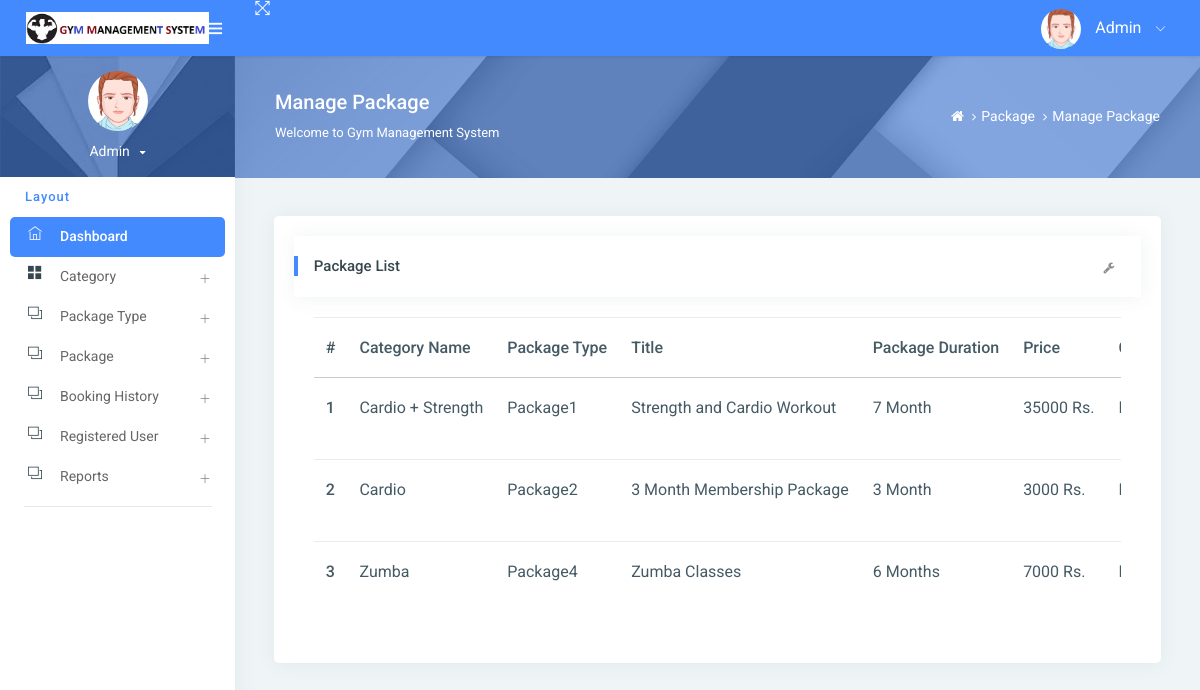
The page /managePackage/ on the database its author committed.
### gym/models.py (models this page shows, shortened)
class Package(models.Model):
    category = models.ForeignKey(Category, on_delete=models.CASCADE, null=True)
    packagename = models.ForeignKey(Packagetype, on_delete=models.CASCADE, null=True)
    titlename = models.CharField(max_length=200, null=True)
    packageduration = models.CharField(max_length=50, null=True)
    price = models.CharField(max_length=200, null=True)
    description = models.CharField(max_length=200, null=True)
    creationdate = models.DateTimeField(auto_now_add=True)

class Category(models.Model):
    categoryname = models.CharField(max_length=200, null=True)
    status = models.CharField(max_length=300, null=True)
    creationdate = models.DateTimeField(auto_now_add=True)

class Packagetype(models.Model):
    category = models.ForeignKey(Category, on_delete=models.CASCADE, null=True)
    packagename = models.CharField(max_length=200, null=True)
    creationdate = models.DateTimeField(auto_now_add=True)
    def __str__(self):
        return self.packagename

### gym/views.py (the view)
# urls.py: path('managePackage/', managePackage, name='managePackage'),
def managePackage(request):
    package = Package.objects.all()
    return render(request, 'admin/managePackage.html',locals())

### gym/templates/admin/managePackage.html (shortened to what this page needs)
{% extends 'admin_base.html' %}
{% load static %}
{% block main %}
<div class="page-header">
    <div class="page-block">
        <div class="row align-items-center">
            <div class="col-md-8">
                <div class="page-header-title">
                    <h5 class="m-b-10">Manage Package</h5>
                    <p class="m-b-0">Welcome to Gym Management System</p>
                </div>
            </div>
            <div class="col-md-4">
                <ul class="breadcrumb-title">
                    <li class="breadcrumb-item">
                        <a href="{% url 'admin_home' %}"> <i class="fa fa-home"></i> </a>
                    </li>
                    <li class="breadcrumb-item"><a href="">Package</a>
                    </li>
                    <li class="breadcrumb-item"><a href="">Manage Package</a>
                    </li>
                </ul>
            </div>
        </div>
    </div>
</div>
<div class="pcoded-inner-content">
    <div class="main-body">
        <div class="page-wrapper">
            <div class="page-body">
                <div class="row">
                    <div class="col-md-12">
                        <div class="card">
                            <div class="card-block">
                                <div class="card-header">
                                    <h5>Package List</h5>
                                    <div class="card-header-right">
                                        <ul class="list-unstyled card-option">
                                            <li><i class="fa fa fa-wrench open-card-option"></i></li>
                                        </ul>
                                    </div>
                                </div>
                                <div class="card-block table-border-style">
                                    <div class="table-responsive">
                                        <table class="table">
                                            <thead>
                                            <tr>
                                                <th>#</th>
                                                <th>Category Name</th>
                                                <th>Package Type</th>
                                                <th>Title</th>
                                                <th>Package Duration</th>
                                                <th>Price</th>
                                                <th>Creation Date</th>
                                            </tr>
                                            </thead>
                                            <tbody>
                                            {% for i in package %}
                                            <tr>
                                                <th scope="row">{{forloop.counter}}</th>
                                                <td>{{i.category.categoryname}}</td>
                                                <td>{{i.packagename}}</td>
                                                 <td>{{i.titlename}}</td>
                                                <td>{{i.packageduration}}</td>
                                                <td>{{i.price}} Rs.</td>
                                                <td>{{i.creationdate}}</td>
                                            </tr>
                                            {% endfor %}
                                            </tbody>
                                        </table>
                                    </div>
                                </div>
                            </div>
                        </div>
                    </div>
                </div>
            </div>
        </div>
    </div>
</div>
{% endblock %}

### gym/templates/admin_base.html (shortened to what this page needs)
{% load static %}
<html lang="en">
<head>
    <link rel="stylesheet" href="{% static 'assets1/pages/waves/css/waves.min.css' %}" type="text/css" media="all">
    <link rel="stylesheet" type="text/css" href="{% static 'assets1/css/bootstrap/css/bootstrap.min.css' %}">
    <link rel="stylesheet" href="{% static 'assets1/pages/waves/css/waves.min.css' %}" type="text/css" media="all">
    <link rel="stylesheet" type="text/css" href="{% static 'assets1/icon/themify-icons/themify-icons.css' %}">
    <link rel="stylesheet" type="text/css" href="{% static 'assets1/icon/font-awesome/css/font-awesome.min.css' %}">
    <link rel="stylesheet" type="text/css" href="{% static 'assets1/css/jquery.mCustomScrollbar.css' %}">
    <link rel="stylesheet" href="https://www.amcharts.com/lib/3/plugins/export/export.css" type="text/css" media="all"/>
    <link rel="stylesheet" type="text/css" href="{% static 'assets1/css/style.css' %}">
</head>
<body>
<div id="pcoded" class="pcoded">
    <div class="pcoded-container navbar-wrapper">
        <nav class="navbar header-navbar pcoded-header">
            <div class="navbar-wrapper">
                <div class="navbar-logo">
                    <a class="mobile-menu waves-effect waves-light" id="mobile-collapse" href="#!">
                        <i class="ti-menu"></i>
                    </a>
                    <a href="{% url 'admin_home' %}">
                        <img class="img-fluid" src="{% static 'assets1/images/logo.png' %}" alt="Theme-Logo"
                             style="width:85%">
                    </a>
                </div>
                <div class="navbar-container container-fluid">
                    <ul class="nav-left">
                        <li>
                            <a href="#!" onclick="javascript:toggleFullScreen()" class="waves-effect waves-light">
                                <i class="ti-fullscreen"></i>
                            </a>
                        </li>
                    </ul>
                    <ul class="nav-right">
                        <li class="user-profile header-notification">
                            <a href="#!" class="waves-effect waves-light">
                                <img src="{% static 'assets1/images/avatar-1.png' %}" class="img-radius"
                                     alt="">
                                <span>Admin</span>
                                <i class="ti-angle-down"></i>
                            </a>
                        </li>
                    </ul>
                </div>
            </div>
        </nav>
        <div class="pcoded-main-container">
            <div class="pcoded-wrapper">
                <nav class="pcoded-navbar">
                    <div class="pcoded-inner-navbar main-menu">
                        <div class="">
                            <div class="main-menu-header">
                                <img class="img-80 img-radius" src="{% static 'assets1/images/avatar-1.png' %}"
                                     alt="">
                                <div class="user-details">
                                    <span id="more-details">Admin<i class="fa fa-caret-down"></i></span>
                                </div>
                            </div>
                        </div>
                        <div class="pcoded-navigation-label" data-i18n="nav.category.navigation">Layout</div>
                        <ul class="pcoded-item pcoded-left-item">
                            <li class="active">
                                <a href="{% url 'admin_home' %}" class="waves-effect waves-dark">
                                    <span class="pcoded-micon"><i class="ti-home"></i><b>D</b></span>
                                    <span class="pcoded-mtext" data-i18n="nav.dash.main">Dashboard</span>
                                </a>
                            </li>
                            <li class="pcoded-hasmenu">
                                <a href="javascript:void(0)" class="waves-effect waves-dark">
                                    <span class="pcoded-micon"><i class="ti-layout-grid2-alt"></i></span>
                                    <span class="pcoded-mtext" data-i18n="nav.basic-components.main">Category</span>
                                </a>
                            </li>
                            <li class="pcoded-hasmenu">
                                <a href="javascript:void(0)" class="waves-effect waves-dark">
                                    <span class="pcoded-micon"><i class="ti-layers"></i></span>
                                    <span class="pcoded-mtext"
                                          data-i18n="nav.basic-components.main">Package Type </span>
                                </a>
                            </li>
                            <li class="pcoded-hasmenu">
                                <a href="javascript:void(0)" class="waves-effect waves-dark">
                                    <span class="pcoded-micon"><i class="ti-layers"></i></span>
                                    <span class="pcoded-mtext"
                                          data-i18n="nav.basic-components.main"> Package</span>
                                </a>
                            </li>
                            <li class="pcoded-hasmenu">
                                <a href="javascript:void(0)" class="waves-effect waves-dark">
                                    <span class="pcoded-micon"><i class="ti-layers"></i></span>
                                    <span class="pcoded-mtext"
                                          data-i18n="nav.basic-components.main">Booking History</span>
                                </a>
                            </li>
                               <li class="pcoded-hasmenu">
                                <a href="javascript:void(0)" class="waves-effect waves-dark">
                                    <span class="pcoded-micon"><i class="ti-layers"></i></span>
                                    <span class="pcoded-mtext"
                                          data-i18n="nav.basic-components.main"> Registered User</span>
                                </a>
                            </li>
                            <li class="pcoded-hasmenu">
                                <a href="javascript:void(0)" class="waves-effect waves-dark">
                                    <span class="pcoded-micon"><i class="ti-layers"></i></span>
                                    <span class="pcoded-mtext"
                                          data-i18n="nav.basic-components.main">Reports</span>
                                </a>
                            </li>
                        </ul>
                    </div>
                </nav>
                <div class="pcoded-content">
                    {% block main %}
                    {% endblock %}
                </div>
            </div>
        </div>
    </div>
</div>
</body>
</html>

### rows shown on the page
Package: category.categoryname "Cardio + Strength", packagename "Package1", titlename "Strength and Cardio Workout", packageduration "7 Month", price "35000"
Package: category.categoryname "Cardio", packagename "Package2", titlename "3 Month Membership Package", packageduration "3 Month", price "3000"
Package: category.categoryname "Zumba", packagename "Package4", titlename "Zumba Classes", packageduration "6 Months", price "7000"
